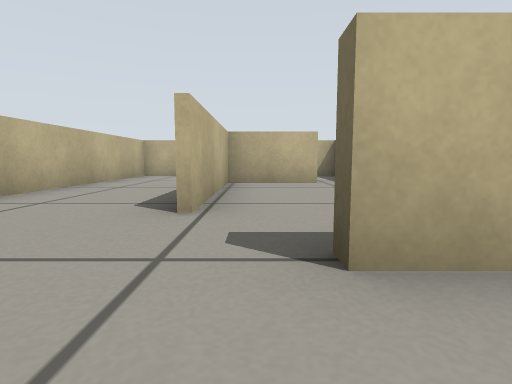
View 1 (above)

16 first-person views from a walk through a world built for the Gazebo simulator. The camera is 0.25 m above the floor, tilts 6° down and sees 80° across. The floor is counted in squares, 0.5 m on a side. Each view is taken from the middle of a square. On the plan, view 1 faces up. The plan holds only what a view shows up to about 9 squares ahead; the rest is blank.

View 2
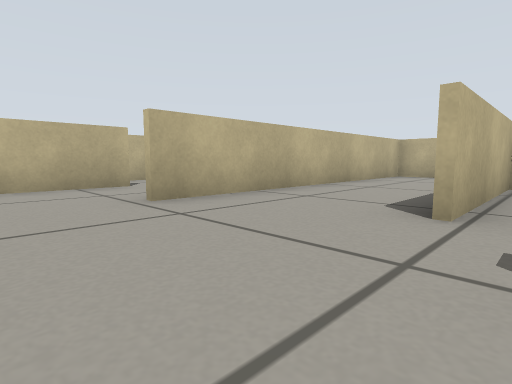

View 3
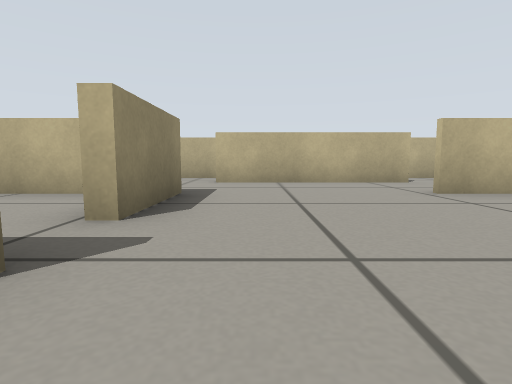

View 4
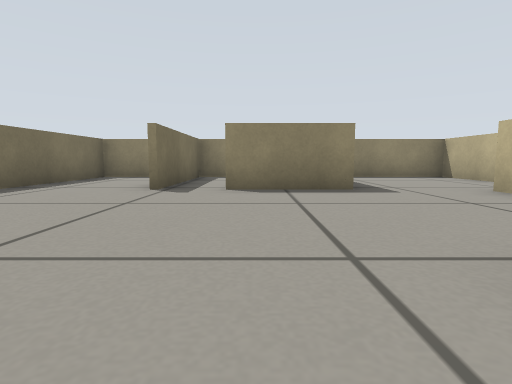

View 5
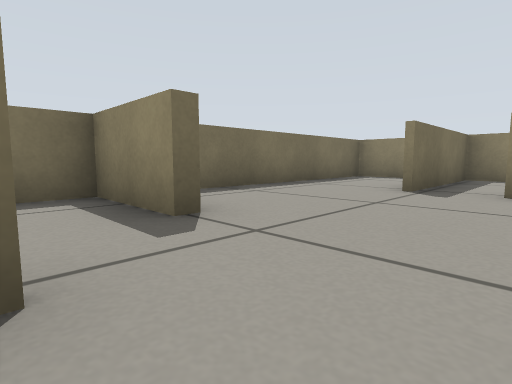

View 6
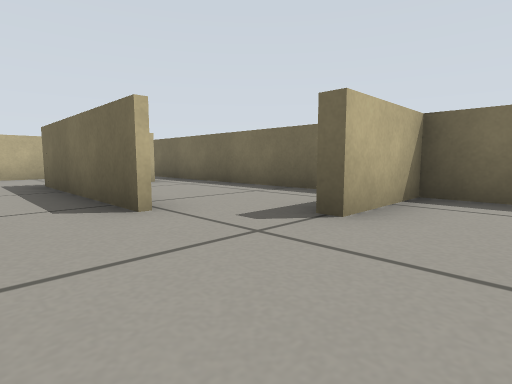

View 7
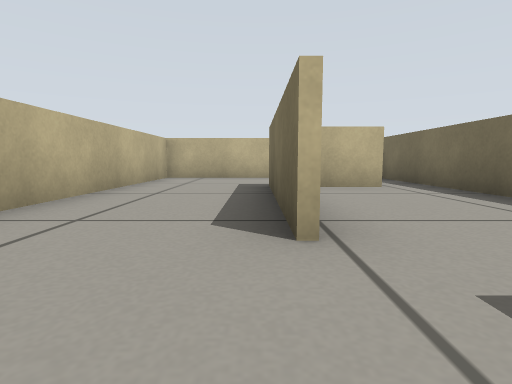

View 8
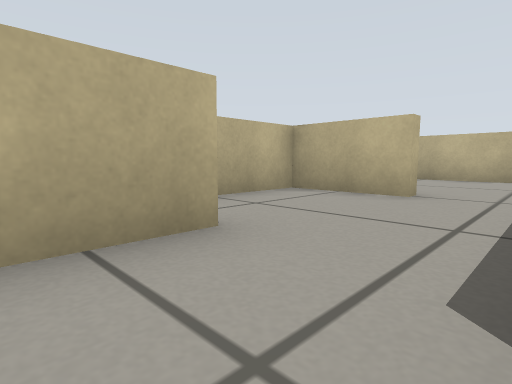

View 9
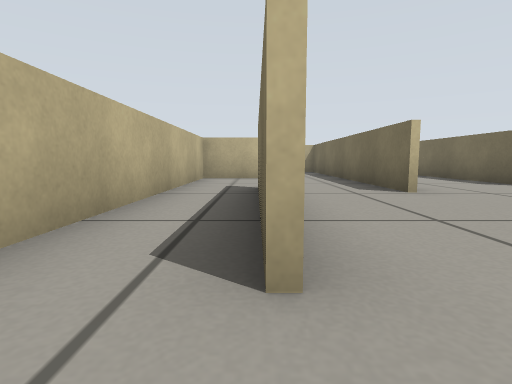

View 10
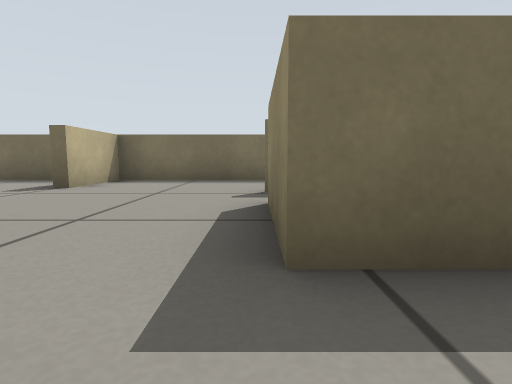

View 11
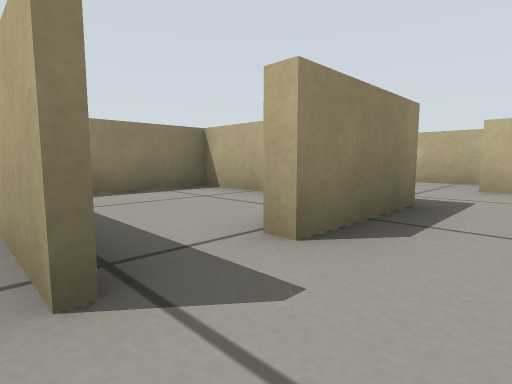

View 12
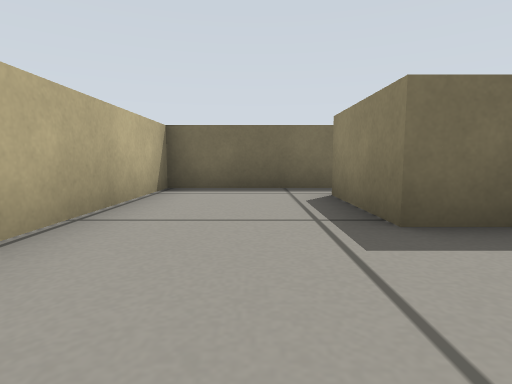

View 13
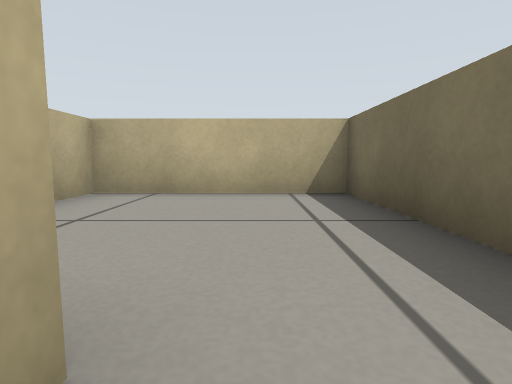

View 14
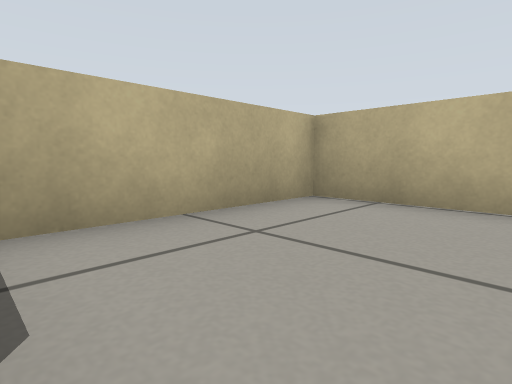

View 15
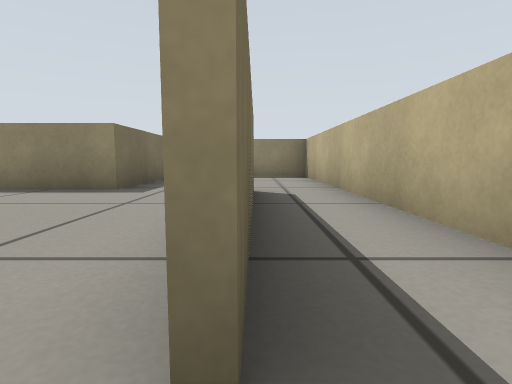

View 16
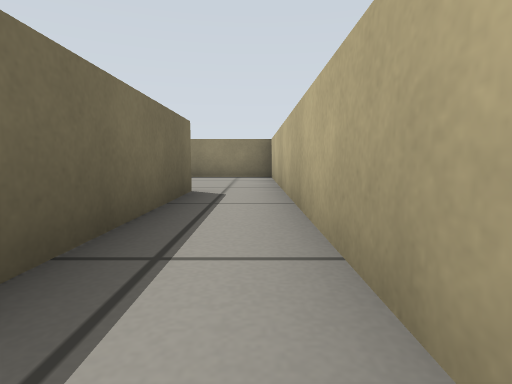

### Floor plan
Points are (right, up) in squares from view 1. A wall is a line through its corners. A room is listed if a view was taken in it or the views show most of it. See-through windows are left out.
Room 1 (views 1, 2, 3, 4, 5, 6, 7, 8, 9, 10, 11, 12, 13, 15, 16)
walls: (-3.6, 1.6) (-3.6, 5.6); (-0.7, 2.8) (-0.7, 6.9) (1.4, 6.9); (-5.8, 2.5) (-5.8, -2); (-0.2, -2.1) (-0.2, -3.6); (-6, -2) (-6, 2.5); (-5.4, 5.4) (-7.5, 5.4); (-3.6, -4.9) (-3.6, -2.1) (-1.4, -2.1); (-7.4, 6.1) (-7.4, -5.9) (-4.8, -5.9); (1, -5.9) (2.4, -5.9) (2.4, 1.3) (0.4, 1.3); (2.4, 7.6) (2.4, 9.6) (-3.5, 9.6) (-3.5, 1.6)
ways out: opening at (-5, 6) to room 2; opening at (0, 3) to room 3; opening at (2, 7) to room 3; opening at (-1, -2) to room 4
Room 2 (view 14)
walls: (-3.6, 5.6) (-3.6, 9.6) (-7.4, 9.6) (-7.4, 6.1)
ways out: opening at (-5, 6) to room 1
Room 3 (no view inside)
walls: (1.4, 6.6) (-0.6, 6.6) (-0.6, 2.8); (2.4, 2.9) (2.4, 7.6); (0.4, 1.6) (2.4, 1.6)
ways out: opening at (0, 3) to room 1; opening at (2, 7) to room 1
Room 4 (no view inside)
walls: (-3.5, -3.5) (-3.5, -5.9) (-0.3, -5.9) (-0.3, -2.1)
ways out: opening at (-1, -2) to room 1

Where each view was taken, in squares from view 1:
view 1: 0 up, 0 right, facing up
view 2: 0 up, 0 right, facing up-left
view 3: 1 down, 1 right, facing left
view 4: 3 up, 2 left, facing down
view 5: 3 up, 2 left, facing down-right
view 6: 0 up, 2 left, facing up-right
view 7: 1 up, 1 left, facing up
view 8: 1 up, 4 left, facing up-left
view 9: 3 down, 6 left, facing up
view 10: 2 down, 5 left, facing right
view 11: 1 down, 0 right, facing down-left
view 12: 8 up, 3 left, facing right
view 13: 5 up, 5 left, facing up
view 14: 6 up, 5 left, facing up-left
view 15: 3 up, 6 left, facing down
view 16: 3 up, 7 left, facing down
